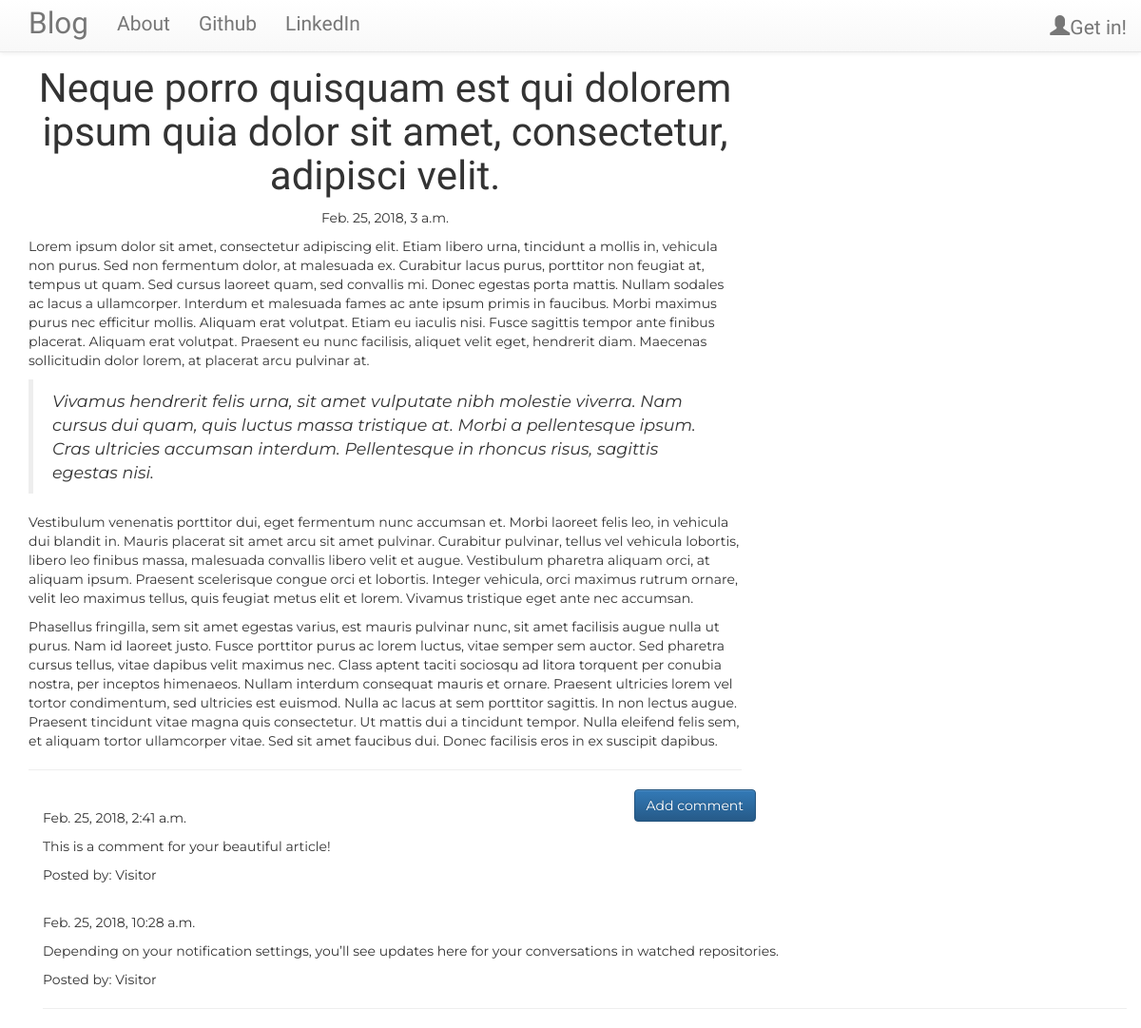
The app's page /post/4 with its own data.
### blog/models.py (models this page shows, shortened)
class Post(models.Model):
    author = models.ForeignKey('auth.User',on_delete=models.CASCADE)
    title = models.CharField(max_length=200)
    text = models.TextField()
    create_date = models.DateTimeField(default=timezone.now)
    publish_date = models.DateTimeField(blank=True,null=True)

class Comment(models.Model):
    post = models.ForeignKey('blog.Post',related_name='comments',on_delete=models.CASCADE)
    author = models.CharField(max_length=200)
    text = models.TextField()
    create_date = models.DateTimeField(default=timezone.now())
    approved_comment = models.BooleanField(default=False)

### blog/views.py (the view)
# urls.py: url(r'^post/(?P<pk>\d+)$',views.PostDetailView.as_view(),name='post_detail'),
class PostDetailView(DetailView):
    model = Post

### blog/templates/blog/post_detail.html (shortened to what this page needs)
{% extends "blog/base.html" %}
{% block content %}
<h1 class="posttitle">{{post.title}}</h1>
{% if post.publish_date %}
<div class="date postdate">
  {{ post.publish_date }}
</div>
{% else %}
<a class="btn btn-default" href="{% url 'post_publish' pk=post.pk %}">Publish</a>
{% endif %}
<p class="postcontent">{{ post.text|safe|linebreaksbr }}</p>
<hr>
<a class="btn btn-primary btn-comment" href="{% url 'add_comment_to_post' pk=post.pk %}">Add comment</a>
<div class="container">
  {% for comment in post.comments.all %}
  <br>
  {% if user.is_authenticated or comment.approved_comment %}
    {{comment.create_date}}
    <p>{{comment.text|safe|linebreaks}}</p>
    <p>Posted by: {{comment.author}}</p>
  {% endif %}
  {% empty %}
  <p>No comments yet!</p>
  {% endfor %}
  <hr>
</div>
{% endblock %}

### blog/templates/blog/base.html (shortened to what this page needs)
<!DOCTYPE html>
{% load staticfiles %}
<html>
  <head>
    <link rel="stylesheet" href="https://maxcdn.bootstrapcdn.com/bootstrap/3.3.7/css/bootstrap.min.css">
    <link rel="stylesheet" href="https://maxcdn.bootstrapcdn.com/bootstrap/3.3.7/css/bootstrap-theme.min.css">
    <link rel="stylesheet" href="//cdn.jsdelivr.net/npm/medium-editor@latest/dist/css/medium-editor.min.css" type="text/css" media="screen" charset="utf-8">
    <link rel="stylesheet" href="{% static 'css/blog.css' %}">
  </head>
  <body>
    <nav class="navbar navbar-default navbar-static-top indiefont custom-navbar navbar-fixed-top">
      <div class="container">
        <div class="navbar-header">
          <a class="navbar-brand bigbrand" href="{% url 'post_list' %}">Blog</a>
        </div>
      <div class="collapse navbar-collapse" id="myNavbar">
        <ul class="nav navbar-nav">
          <li class="dropdown"><a class="dropdown-toggle" href="{% url 'about' %}">About</a></li>
          <li class="dropdown"><a class="dropdown-toggle" href="https://github.com/Prodromosk">Github</a></li>
          <li class="dropdown"><a class="dropdown-toggle" href="https://www.linkedin.com/in/prodromosk/">LinkedIn</a></li>
        </ul>
        <ul class="nav navbar-nav navbar-right">
          {% if user.is_authenticated %}
          <li>
            <a href="{% url 'post_new' %}">New Post</a>
          </li>
          <li>
            <a href="{% url 'post_draft_list' %}">Drafts</a>
          </li>
          <li>
            <a href="{% url 'logout' %}">I'm outta here!</a>
          </li>
          <li>
            <a>Welcome: {{ user.username }}</a>
          </li>
          {% else %}
          <li><a class="nav navbar-right" href="{% url 'login' %}"><span class="glyphicon glyphicon-user"></span>Get in!</a></li>
          {% endif %}
        </ul>
      </div>
    </nav>
    <div class="content container">
      <div class="row">
        <div class="col-md-8">
          <div class="blog_posts">
            {% block content %}
            {% endblock %}
          </div>
        </div>
      </div>
    </div>
  </body>
</html>

### blog/static/css/blog.css (style rules this page uses)
body { font-family: 'Montserrat'; padding-top: 50px; }
.indiefont { font-family: 'Indie Flower',sans-serif; font-size: 1.5em; margin-bottom: 10px; }
.bigbrand { font-size: 1.5em; }
.postdate { text-align: center; }
.posttitle { font-family: 'Indie Flower',sans-serif; font-size: 3em; text-align: center; }
.postcontent { font-family: 'Montserrat'; font-size: 1.5em }
.btn-comment { position: absolute; right: 0px; }
div { display: block; }

### records on screen
Post: title "Neque porro quisquam est qui dolorem ipsum quia dolor sit amet, consectetur, adipisci velit.", publish_date "Feb. 25, 2018, 3 a.m.", text "Lorem ipsum dolor sit amet, consectetur adipiscing elit. Etiam libero urna, tincidunt a mollis in, vehicula non purus. Sed non fermentum dolor, at malesuada ex. Curabitur lacus purus, porttitor non feugiat at, tempus ut quam. Sed cursus laoreet quam, sed convallis mi. Donec egestas porta mattis. Nullam sodales ac lacus a ullamcorper. Interdum et malesuada fames ac ante ipsum primis in faucibus. Morbi maximus purus nec efficitur mollis. Aliquam erat volutpat. Etiam eu iaculis nisi. Fusce sagittis tempor ante finibus placerat. Aliquam erat volutpat. Praesent eu nunc facilisis, aliquet velit eget, hendrerit diam. Maecenas sollicitudin dolor lorem, at placerat arcu pulvinar at. Vivamus…"
Comment: create_date "Feb. 25, 2018, 2:41 a.m.", text "This is a comment for your beautiful article!", author "Visitor"
Comment: create_date "Feb. 25, 2018, 10:28 a.m.", text "Depending on your notification settings, you’ll see updates here for your conversations in watched repositories.", author "Visitor"
